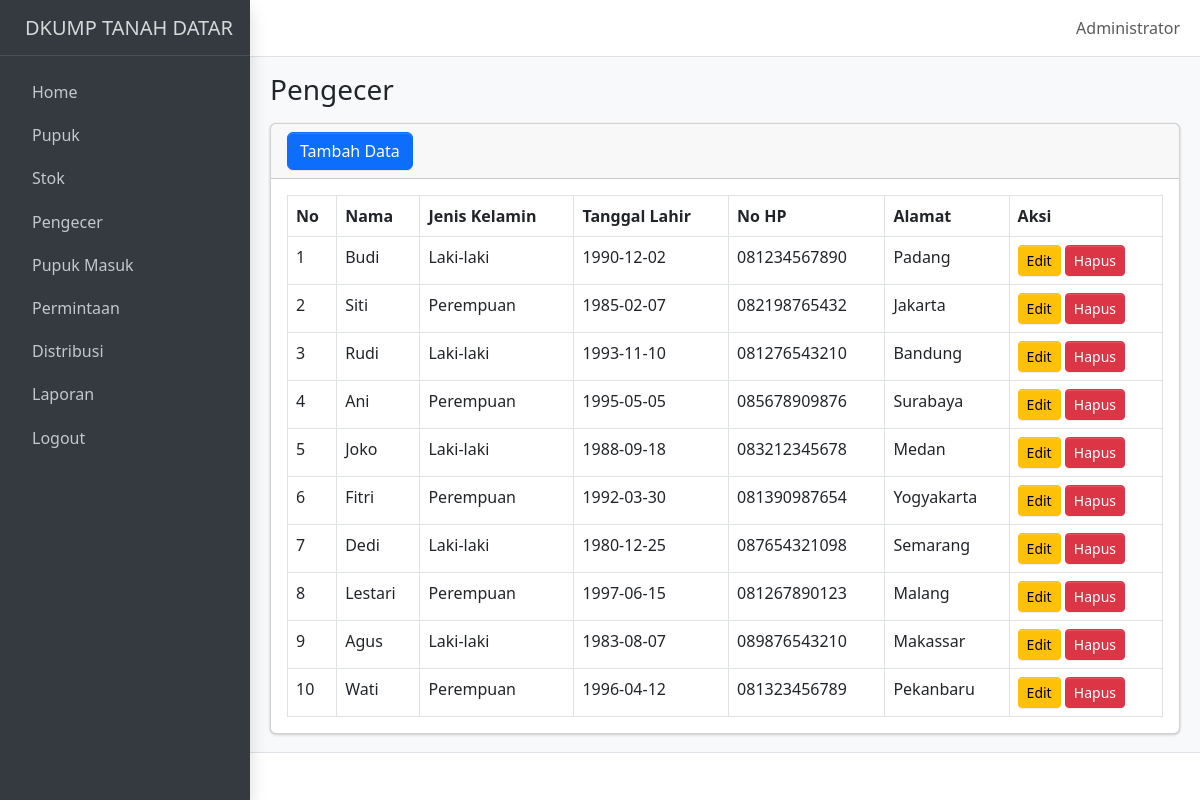
Page /pengecer.php (signed in) on the committed database.
### tables this page shows
CREATE TABLE `pengecer` (
  `id_pengecer` int NOT NULL,
  `nama_pengecer` varchar(255) NOT NULL,
  `jenis_kelamin` enum('Laki-laki','Perempuan') NOT NULL,
  `tanggal_lahir` date NOT NULL,
  `no_hp` varchar(20) NOT NULL,
  `alamat` text NOT NULL
);

### pengecer.php (the view, shortened to what this page needs)
<?php include 'template/header.php'; ?>
<body class="layout-fixed sidebar-expand-lg bg-body-tertiary">
    <div class="app-wrapper">
        <?php include 'template/navbar.php'; ?>
        <?php include 'template/sidebar.php'; ?>
        <main class="app-main">
            <div class="app-content-header">
                <div class="container-fluid">
                    <div class="row">
                        <div class="col-sm-6">
                            <h3 class="mb-0">Pengecer</h3>
                        </div>
                    </div>
                </div>
            </div>
            <div class="app-content">
                <div class="container-fluid">
                    <div class="card">
                        <div class="card-header d-flex justify-content-between align-items-center">
                            <button class="btn btn-primary" data-bs-toggle="modal" data-bs-target="#modalTambahPengecer">Tambah Data</button>
                        </div>
                        <div class="card-body">
                            <?php
                            include 'koneksi.php';
                            $query = "SELECT * FROM pengecer";
                            $result = $koneksi->query($query);
                            $no = 1;
                            if ($result->num_rows > 0) {
                                echo "<table class='table table-bordered'>";
                                echo "<thead>
                                        <tr>
                                            <th>No</th>
                                            <th>Nama</th>
                                            <th>Jenis Kelamin</th>
                                            <th>Tanggal Lahir</th>
                                            <th>No HP</th>
                                            <th>Alamat</th>
                                            <th>Aksi</th>
                                        </tr>
                                      </thead>";
                                echo "<tbody>";
                                while ($row = $result->fetch_assoc()) {
                                    echo "<tr>
                                            <td>{$no}</td>
                                            <td>{$row['nama_pengecer']}</td>
                                            <td>{$row['jenis_kelamin']}</td>
                                            <td>{$row['tanggal_lahir']}</td>
                                            <td>{$row['no_hp']}</td>
                                            <td>{$row['alamat']}</td>
                                            <td>
                                                <button class='btn btn-warning btn-sm' data-bs-toggle='modal' data-bs-target='#modalEditPengecer{$row['id_pengecer']}'>Edit</button>
                                                <a href='crud/hapus_pengecer.php?id={$row['id_pengecer']}' onclick='return confirm(\"Apakah Anda yakin ingin menghapus data ini?\")' class='btn btn-danger btn-sm'>Hapus</a>
                                            </td>
                                          </tr>";
                                    $no++;
                                }
                                echo "</tbody></table>";
                            } else {
                                echo "<p class='text-center'>Tidak ada data pengecer.</p>";
                            }
                            ?>
                        </div>
                    </div>
                </div>
            </div>
        </main>
        <footer class="app-footer">
        </footer>
    </div>
</body>
</html>

### rows in the picture
pengecer: nama_pengecer "Budi", jenis_kelamin "Laki-laki", tanggal_lahir "1990-12-02", no_hp "081234567890", alamat "Padang"
pengecer: nama_pengecer "Siti", jenis_kelamin "Perempuan", tanggal_lahir "1985-02-07", no_hp "082198765432", alamat "Jakarta"
pengecer: nama_pengecer "Rudi", jenis_kelamin "Laki-laki", tanggal_lahir "1993-11-10", no_hp "081276543210", alamat "Bandung"
pengecer: nama_pengecer "Ani", jenis_kelamin "Perempuan", tanggal_lahir "1995-05-05", no_hp "085678909876", alamat "Surabaya"
pengecer: nama_pengecer "Joko", jenis_kelamin "Laki-laki", tanggal_lahir "1988-09-18", no_hp "083212345678", alamat "Medan"
pengecer: nama_pengecer "Fitri", jenis_kelamin "Perempuan", tanggal_lahir "1992-03-30", no_hp "081390987654", alamat "Yogyakarta"
pengecer: nama_pengecer "Dedi", jenis_kelamin "Laki-laki", tanggal_lahir "1980-12-25", no_hp "087654321098", alamat "Semarang"
pengecer: nama_pengecer "Lestari", jenis_kelamin "Perempuan", tanggal_lahir "1997-06-15", no_hp "081267890123", alamat "Malang"
pengecer: nama_pengecer "Agus", jenis_kelamin "Laki-laki", tanggal_lahir "1983-08-07", no_hp "089876543210", alamat "Makassar"
pengecer: nama_pengecer "Wati", jenis_kelamin "Perempuan", tanggal_lahir "1996-04-12", no_hp "081323456789", alamat "Pekanbaru"

### other values in the picture
$_SESSION['nama_lengkap'] "Administrator"
